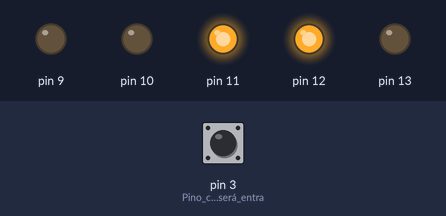
Bench run of a sketch on a simulated Arduino Uno, built with avr-gcc and run on an emulated ATmega328P. Shown: output pins drawn as LEDs (lit = HIGH). The inputs (shaded band) are chosen by the test bench; at power-on: pin 3 (Pino_com_botão_será_entra) LOW.

Above: at 1.2 s.
1.3 s: pin 3 (Pino_com_botão_será_entra) pulled HIGH for 0.15 s
At 7.0 s:
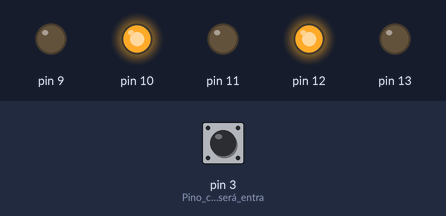
At 10.6 s:
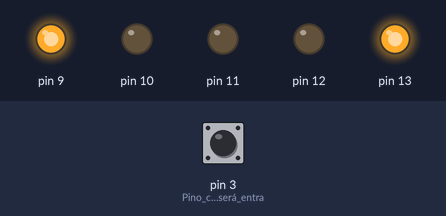
Timing chart, 0 to 21.0 s (numbered marks = the images above; inputs shaded):
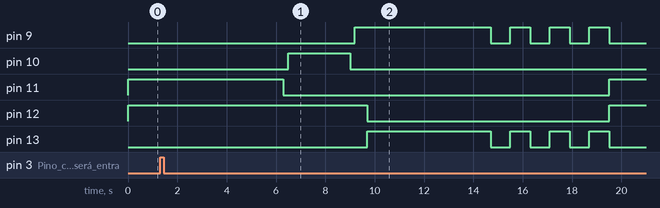

Measured:
- after the input at 1.3 s, pin 9: LOW → HIGH after 7.9 s, then repeats every 1.6 s: LOW 0.80 s, HIGH 0.80 s; pin 10: LOW → HIGH after 5.2 s, → LOW 2.5 s later; pin 11: HIGH → LOW after 5.0 s, → HIGH 13.2 s later; pin 12: HIGH → LOW after 8.4 s, → HIGH 9.8 s later; pin 13: LOW → HIGH after 8.4 s, then repeats every 1.6 s: LOW 0.80 s, HIGH 0.80 s

The sketch:

semaforo.ino
```cpp
  int ESTADO_BOTAO = 0;
bool APERTOU = false;

void setup()
{
  pinMode(13, OUTPUT);
  pinMode(12, OUTPUT);
  pinMode(11,OUTPUT);
  pinMode(10,OUTPUT);
  pinMode(9,OUTPUT);
  //pinMode(,OUTPUT);
 pinMode(3, INPUT); //Pino com botão será entrada

antes_apertar();
}
void antes_apertar(){
  APERTOU = false;
  	digitalWrite(13,LOW);
  	digitalWrite(9,LOW);
	digitalWrite(11,HIGH);
  	digitalWrite(12,HIGH);


}
void pisca_semaforo(){
  for(int i=0;i<3;i++){
   digitalWrite(13,LOW);
   digitalWrite(9,LOW);

   delay(800);
   digitalWrite(13,HIGH);
   digitalWrite(9,HIGH);

   delay(800);
  }
}

void solicitar_passagem(){
  if(APERTOU){
    delay(5000);
    digitalWrite(11,LOW);
  	delay(200);
  	digitalWrite(10,HIGH);
	delay(2500);
  	digitalWrite(10,LOW);
  	delay(200);
  	digitalWrite(9,HIGH);
  	delay(500);
    digitalWrite(12,LOW);

  	digitalWrite(13,HIGH);

  	delay(5000);
  	pisca_semaforo();
  	antes_apertar();
  }


}
void loop()
{
  //pisca_pedestre();
  ESTADO_BOTAO = digitalRead(3); //Armazena o Estado do botão.

if (ESTADO_BOTAO == HIGH && APERTOU == false) //Se botão estiver pressionado (LOW)
 {
 APERTOU = true;
 solicitar_passagem(); //Acende o led conectado ao pino 13
 }

  /*
  digitalWrite(13, HIGH);
  delay(1000); // Wait for 1000 millisecond(s)
  digitalWrite(13, LOW);
  delay(1000); // Wait for 1000 millisecond(s)*/
}
```
